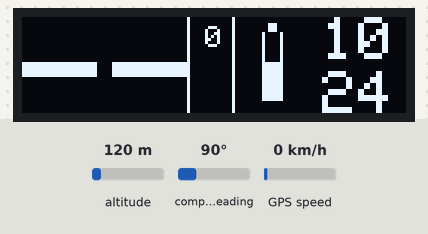
Bench run of a sketch on a simulated ESP32. Parts: 128×32 one-colour display. The inputs (shaded band) are chosen by the test bench; at power-on: GPS speed 0 km/h, altitude 120 m, compass heading 90°. The GPS gets a fix after 3 s at 37.7749, -122.4194 with 8 satellites; what the sketch prints to the serial monitor is not drawn.

Above: at 1.2 s.
1.3 s: GPS speed set to 30 km/h
At 4.0 s:
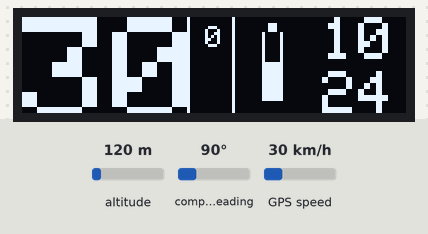
4.5 s: GPS speed set to 2 km/h
At 6.2 s:
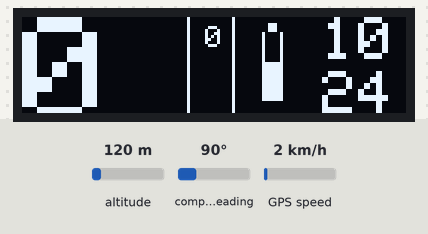
6.5 s: GPS speed set to 60 km/h
At 7.4 s:
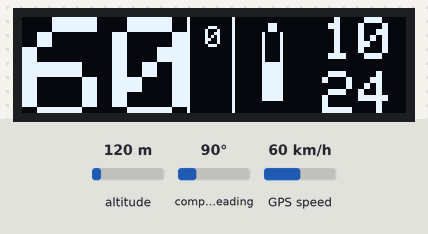
Timing chart, 0 to 9.5 s (numbered marks = the images above; inputs shaded):
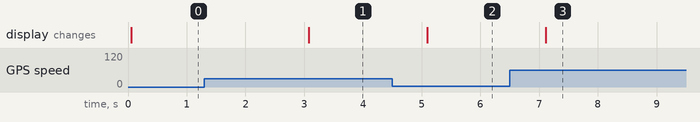

The sketch:

Helmet32.ino
```cpp
#include <TinyGPS++.h>
#include <Adafruit_SSD1306.h>

#define SCREEN_WIDTH 128
#define SCREEN_HEIGHT 32

#define SCREEN_ADDRESS 0x3C

#define RXD2 16
#define TXD2 17
#define GPS_BAUD 9600

Adafruit_SSD1306 display(SCREEN_WIDTH, SCREEN_HEIGHT, &Wire);
HardwareSerial gpsSerial(2);
TinyGPSPlus gps;

void changeFrequency() {
    byte packet[] = {
        0xB5, //
        0x62, //
        0x06, //
        0x08, //
        0x06, // length
        0x00, //
        0xFF, // measRate, hex 64 = dec 100 ms
        0x01, //
        0x01, // navRate, always =1
        0x00, //
        0x01, // timeRef, stick to GPS time (=1)
        0x00, //
        0x7A, // CK_A
        0x12, // CK_B
    };
    sendPacket(packet, sizeof(packet));
}

void sendPacket(byte *packet, byte len) {
  for (byte i = 0; i < len; i++) {
    gpsSerial.write(packet[i]);
  }
}

String getStringPaddedForTime(int value) {
  if (value == -1) {
    return "--";
  }
  String valueText = String(value);
  if (value < 10) {
    valueText = "0" + valueText;
  }
  return valueText;
}

String intAsText(int value) {
  if (value == -1) {
    return "--";
  }
  return String(value);
}
void displayPrincipalScreen(int satellites, int hdop, int speed, int hour, int minute) {

  // Speed
  display.clearDisplay();
  display.setCursor(0,0);
  display.setTextSize(5);
  display.println(intAsText(speed));
  // HOUR
  String hourText = getStringPaddedForTime(hour);
  String minuteText = getStringPaddedForTime(minute);
  display.setTextSize(2);
  display.setCursor(100,0);
  display.println(hourText);
  display.setCursor(100,18);
  display.println(minuteText);

  display.drawLine(70, 0, 70, 31, SSD1306_WHITE);

  display.drawLine(82, 2, 84, 2, SSD1306_WHITE);
  display.drawLine(82, 3, 84, 3, SSD1306_WHITE);
  display.drawLine(82, 4, 84, 4, SSD1306_WHITE);
  display.drawLine(80, 5, 80, 27, SSD1306_WHITE);
  display.drawLine(80, 5, 80, 5, SSD1306_WHITE);
  display.drawLine(86, 5, 86, 27, SSD1306_WHITE);
  display.drawLine(80, 27, 86, 27, SSD1306_WHITE);
  for (int i = 1; i < 6; i++) {
    display.drawLine(80 + i, 15, 80 + i, display.height() - 5, SSD1306_WHITE);
  }

  display.setTextSize(1);
  display.setCursor(61, 3);

  display.println(intAsText(satellites));
  display.drawLine(55, 0, 55, 31, SSD1306_WHITE);

  // hdop

  display.display();
}

int getSpeed() {
  int speed = int(trunc(gps.speed.kmph()));
  if (speed < 3) {
      speed = 0;
  }
  return speed;
}

void setup() {
  Serial.begin(115200);

  if(!display.begin(SSD1306_SWITCHCAPVCC, SCREEN_ADDRESS)) {
    // Serial.println(F("SSD1306 allocation failed"));
    for(;;); // Don't proceed, loop forever
  }
  display.clearDisplay();
  display.setTextSize(1);
  display.setTextColor(SSD1306_WHITE);

  gpsSerial.begin(9600, SERIAL_8N1, RXD2, TXD2);

  //changeFrequency();
  //delay(100);
  // gpsSerial.flush();
  // gpsSerial.begin(GPS_BAUD, SERIAL_8N1, RXD2, TXD2);
  // Serial.println("Serial 2 started at 9600 baud rate");
}

int speed = -1;
int hour = -1;
int minute = -1;
int satellites = -1;
int hdop = -1;

void loop() {
  // Serial.println(gpsSerial.available());
  while (gpsSerial.available() > 0) {
    gps.encode(gpsSerial.read());
  }
  if (gps.speed.isUpdated()) {
    speed = gps.speed.isValid() ? getSpeed() : -1;
    Serial.println("(" + String(gps.satellites.value()) + " sats, hdop : " + String(gps.hdop.value()) + ") " + String(gps.time.hour()) + ":" + String(gps.time.minute()) + " => " + String(gps.speed.kmph()));
  }
  if (gps.time.isUpdated()) {
    hour = gps.time.isValid() ? gps.time.hour() : -1;
    minute = gps.time.isValid() ? gps.time.minute() : -1;
  }
  if (gps.satellites.isUpdated()) {
    satellites = gps.satellites.value();
  }
  if (gps.hdop.isUpdated()) {
    hdop = gps.hdop.value();
  }
  displayPrincipalScreen(satellites, hdop, speed, hour/*((hour + 2) % 24)*/, minute);
}
```

Measured:
- after the input at 1.3 s, the display: changes after 1.8 s (image 1)
- after the input at 4.5 s, the display: changes after 0.60 s (image 2)
- after the input at 6.5 s, the display: changes after 0.62 s (image 3)
